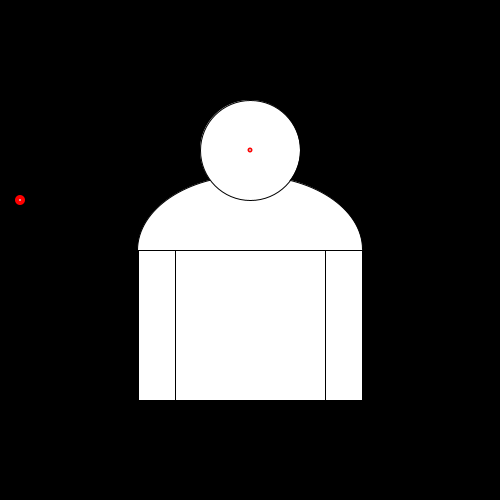
Frame 1 (no input)
Frame 60 (the mouse pressed at the canvas centre just before this capture): identical to frame 1, image omitted
Frame 120 (the mouse held since frame 60 and released just before this capture): identical to frame 1, image omitted

The Processing sketch that drew this single still picture (run headless with seeded random() and noise(); from frame 60 on, the mouse is pressed at the canvas centre):

// Processing sketch: Portrait_11_ext_function
// ── Portrait_11_ext_function.pde
/* 
 *  Portrait 11
 *  Externe Funktion, Pickel zeichnen, Vorbereitung
 *  HKB 16 Parametric Design, MR
 */

int dicke=150;
int mitteX;
int mitteY;


// Setup Funktion, wird einmal aufgerufen
void setup() { 
  size(500, 500);
  mitteX=width/2;
  mitteY=height/2;
}



// Draw Funktion, wird geloopt
void draw() {
  background(0);

  arc(mitteX, mitteY, dicke*1.5, 150, -PI, 0, OPEN); // Schulter
  ellipse(mitteX, mitteY-100, 100, 100); // Kopf
  rect(mitteX-dicke/2, mitteY, dicke, 150); // Bauch
  rect(mitteX-dicke/2-dicke/4, mitteY, dicke/4, 150); // linker Arm
  rect(mitteX+dicke/2, mitteY, dicke/4, 150); // rechter Arm

  
  drawPickel(mitteX, mitteY-100,5);
  drawPickel(20,200,10);
 
}




void drawPickel(int posx, int posy, float size){
 
  // Pickel zeichnen
  pushStyle();
  noStroke();
  
  pushMatrix();
  translate(posx, posy);
  fill(255, 0, 0);
  ellipse(0, 0, size, size);
  fill(200);
  ellipse(0,0,2,2);
  popMatrix();

  popStyle();
  
}
